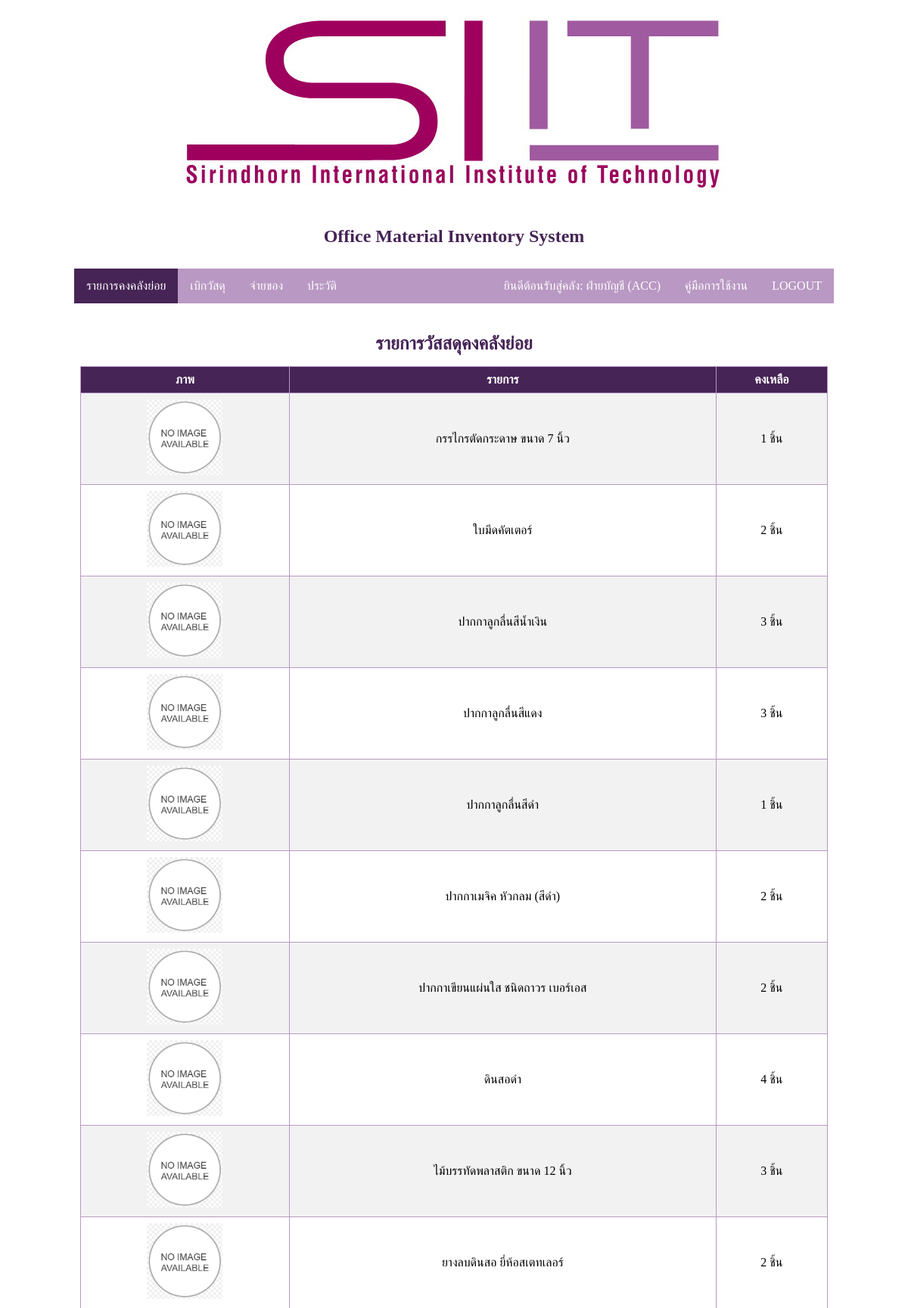
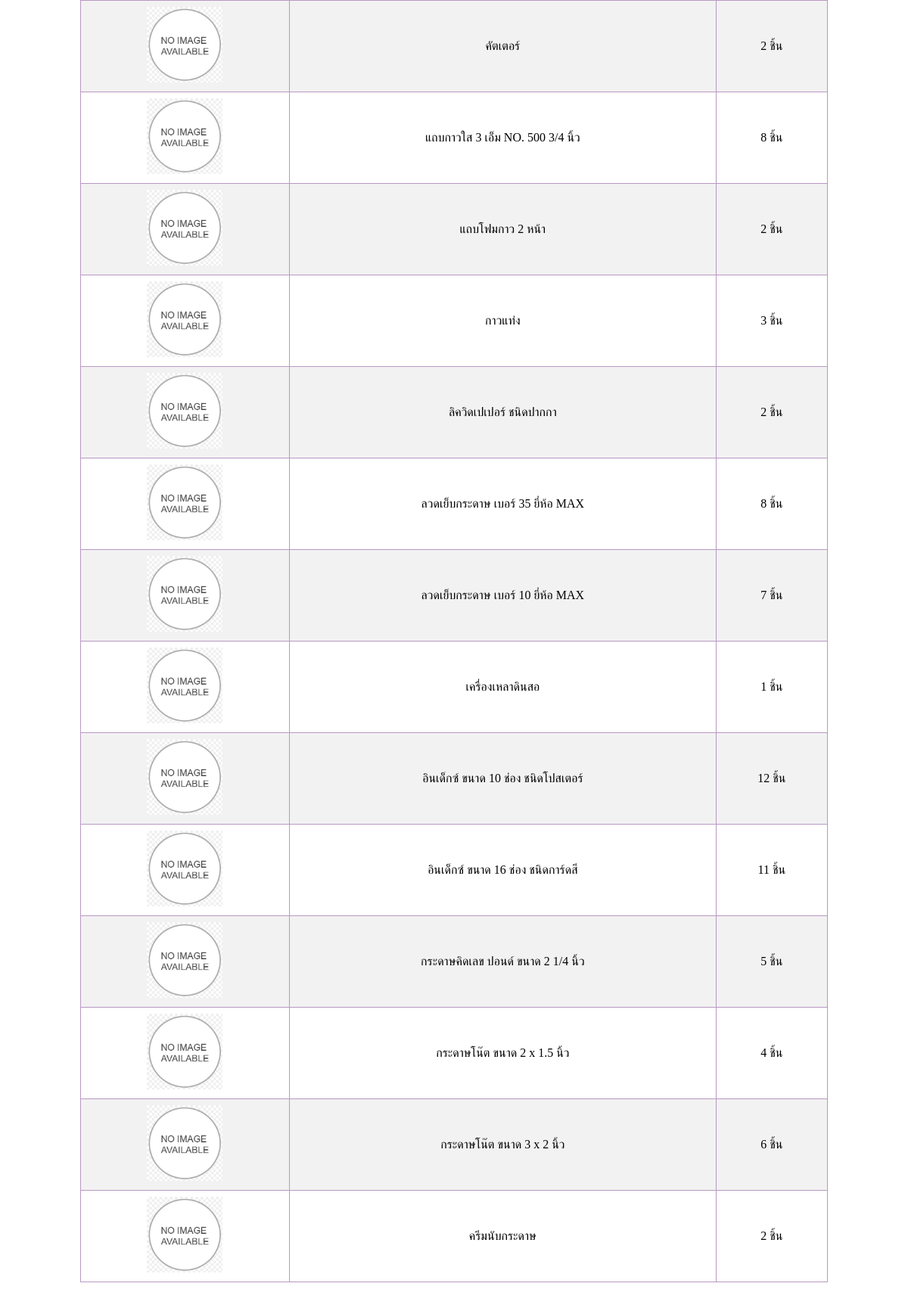
/index2.php (signed in), run on the app's committed database (2 pictures, top to bottom).
### tables this page shows
CREATE TABLE `rs_acc` (
  `ID` int(11) NOT NULL,
  `Pic` varchar(255) NOT NULL,
  `Code` varchar(255) NOT NULL,
  `Full_Name` varchar(255) NOT NULL,
  `QLeft` int(255) NOT NULL,
  `Unit` varchar(255) NOT NULL,
  `ReceiptNo` varchar(255) NOT NULL
);

### index2.php (the view, shortened to what this page needs)
<?php
	require_once('connect.php');
	$branch = $_SESSION['ubranch'];
?>
<!DOCTYPE HTML>
<html>
	<head>
		<link rel="stylesheet" type="text/css" href="style.css">
	</head>
<div id="wrapper">
	<body>
		<div id="div_header">
		<center><img src="logo.jpg" alt="logo"></center>
		<br>
		<center><h1>Office Material Inventory System</center>
		</div>
		<div id="div_subhead">
			<ul>
					<li><a class="active" href="index2.php">รายการคงคลังย่อย</a></li>
					<li><a href="search2.php">เบิกวัสดุ</a></li>
					<li><a href="show3.php">จ่ายของ</a></li>
					<li><a href="selectyearhistory2.php">ประวัติ</a></li>
				<li style="float:right"><a href="logout.php">LOGOUT</a></li>
				<li style="float:right"><a href="manual.php">คู่มือการใช้งาน</a></li>
				<li style="float:right"><a href="changepass2.php">ยินดีต้อนรับสู่คลัง: <?php echo $_SESSION['branchfullname']; ?> </b></a></li>
			</ul>
		</div>
		<div id="div_main">
			<div id="div_content">
				<table id="tb0">
					<tr>
						<th><center>ภาพ</center></th>
						<th><center>รายการ</center></th>
						<th><center>คงเหลือ</center></th>
					</tr>
					<center><h1>รายการวัสสดุคงคลังย่อย</h1></center>
					<?php
						$q="select Pic, Full_Name, QLeft, Unit from $branch where QLeft > 0 order by ID";
						$result=$objCon->query($q);
						while($row=$result->fetch_array()){?>
						<tr>
							<center>
								<form action="haha2.php" method="post">
									<td><center><img <?php if($row['Pic'] != 'Pic/noimage.jpg') { echo "class='rotate'"; } ?> src="<?=$row['Pic'] ?>" height="100" width="100"></center></td>
									<td><center><?=$row['Full_Name']?></center></td>
									<td><center><?=$row['QLeft']." ".$row['Unit']?></center></td>
								</form>
							</center>
						</tr>
					<?php } ?>
				</table>
				<br>
			</div>
		</div>
	</body>
</div>
</html>

### style.css (style rules this page uses)
* { font-size: 100%; font-family: Tahoma; }
#wrapper { margin-left:auto; margin-right:auto; width:85%; }
h1 { display: block; font-size: 1.5em; color: rgb(70,36,86); font-weight: bold; }
body { margin:0px; font-family:sans-serif; }
div#div_main { position:relative; }
div#div_header { padding:0.3em; color:black; }
div#div_subhead { position:relative; padding:0.5em; }
div#div_content { background-color:white; margin-left:0; margin-right:0; padding:1em; min-height: 400px; }
ul { list-style-type: none; margin: 0; padding: 0; overflow: hidden; background-color: rgb(185,152,195); }
li { float: left; }
li a, .dropbtn { display: inline-block; color: white; text-align: center; padding: 14px 16px; text-decoration: none; }
.active { background-color: rgb(70,36,86); }
table { border-collapse: collapse; width: 100%; }
th, td { padding: 8px; }
table#tb0 { border-collapse: collapse; width: 100%; height: 100%; }
table#tb0 th, td { text-align: left; padding: 8px; color: black; border: 1px solid rgb(185,152,195); }
table#tb0 tr:nth-child(even) { background-color: #f2f2f2; }
table#tb0 th { background-color: rgb(70,36,86); color: white; }

### data on the page
rs_acc: Pic (placeholder picture), Full_Name "กรรไกรตัดกระดาษ ขนาด 7 นิ้ว", QLeft "1", Unit "ชิ้น"
rs_acc: Pic (placeholder picture), Full_Name "ใบมีดคัตเตอร์", QLeft "2", Unit "ชิ้น"
rs_acc: Pic (placeholder picture), Full_Name "ปากกาลูกลื่นสีน้ำเงิน", QLeft "3", Unit "ชิ้น"
rs_acc: Pic (placeholder picture), Full_Name "ปากกาลูกลื่นสีแดง", QLeft "3", Unit "ชิ้น"
rs_acc: Pic (placeholder picture), Full_Name "ปากกาลูกลื่นสีดำ", QLeft "1", Unit "ชิ้น"
rs_acc: Pic (placeholder picture), Full_Name "ปากกาเมจิค หัวกลม (สีดำ)", QLeft "2", Unit "ชิ้น"
rs_acc: Pic (placeholder picture), Full_Name "ปากกาเขียนแผ่นใส ชนิดถาวร เบอร์เอส", QLeft "2", Unit "ชิ้น"
rs_acc: Pic (placeholder picture), Full_Name "ดินสอดำ", QLeft "4", Unit "ชิ้น"
rs_acc: Pic (placeholder picture), Full_Name "ไม้บรรทัดพลาสติก ขนาด 12 นิ้ว", QLeft "3", Unit "ชิ้น"
rs_acc: Pic (placeholder picture), Full_Name "ยางลบดินสอ ยี่ห้อสเตทเลอร์", QLeft "2", Unit "ชิ้น"
rs_acc: Pic (placeholder picture), Full_Name "คัตเตอร์", QLeft "2", Unit "ชิ้น"
rs_acc: Pic (placeholder picture), Full_Name "แถบกาวใส 3 เอ็ม NO. 500 3/4 นิ้ว", QLeft "8", Unit "ชิ้น"
rs_acc: Pic (placeholder picture), Full_Name "แถบโฟมกาว 2 หน้า", QLeft "2", Unit "ชิ้น"
rs_acc: Pic (placeholder picture), Full_Name "กาวแท่ง", QLeft "3", Unit "ชิ้น"
rs_acc: Pic (placeholder picture), Full_Name "ลิควิดเปเปอร์ ชนิดปากกา", QLeft "2", Unit "ชิ้น"
rs_acc: Pic (placeholder picture), Full_Name "ลวดเย็บกระดาษ เบอร์ 35 ยี่ห้อ MAX", QLeft "8", Unit "ชิ้น"
rs_acc: Pic (placeholder picture), Full_Name "ลวดเย็บกระดาษ เบอร์ 10 ยี่ห้อ MAX", QLeft "7", Unit "ชิ้น"
rs_acc: Pic (placeholder picture), Full_Name "เครื่องเหลาดินสอ", QLeft "1", Unit "ชิ้น"
rs_acc: Pic (placeholder picture), Full_Name "อินเด็กซ์ ขนาด 10 ช่อง ชนิดโปสเตอร์", QLeft "12", Unit "ชิ้น"
rs_acc: Pic (placeholder picture), Full_Name "อินเด็กซ์ ขนาด 16 ช่อง ชนิดการ์ดสี", QLeft "11", Unit "ชิ้น"
rs_acc: Pic (placeholder picture), Full_Name "กระดาษคิดเลข ปอนด์ ขนาด 2 1/4 นิ้ว", QLeft "5", Unit "ชิ้น"
rs_acc: Pic (placeholder picture), Full_Name "กระดาษโน๊ต ขนาด 2 x 1.5 นิ้ว", QLeft "4", Unit "ชิ้น"
rs_acc: Pic (placeholder picture), Full_Name "กระดาษโน๊ต ขนาด 3 x 2 นิ้ว", QLeft "6", Unit "ชิ้น"
rs_acc: Pic (placeholder picture), Full_Name "ครีมนับกระดาษ", QLeft "2", Unit "ชิ้น"

### other printed values
$_SESSION['branchfullname'] "ฝ่ายบัญชี (ACC)"
